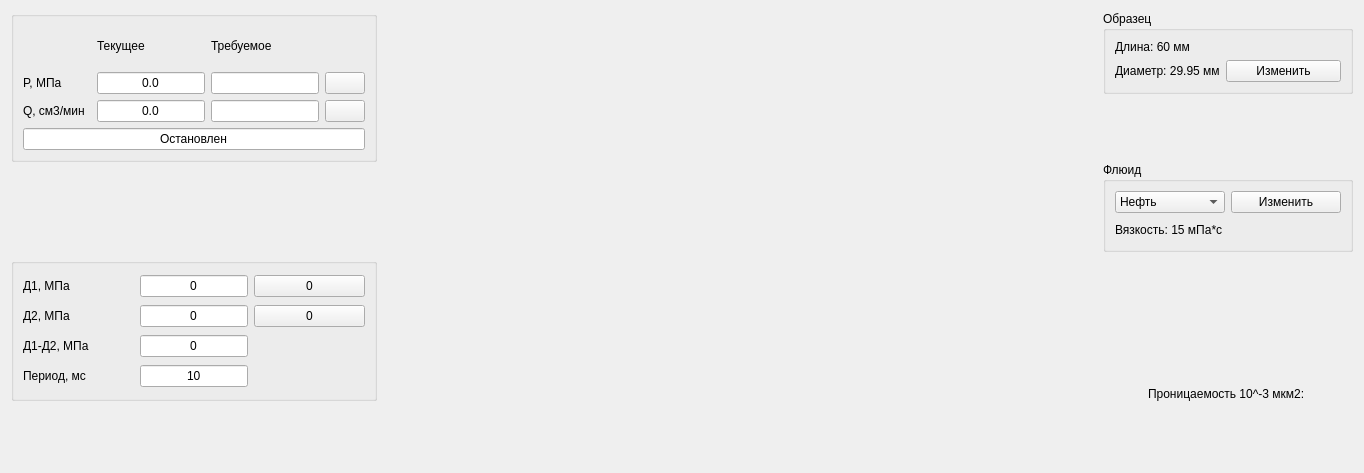
<?xml version="1.0" encoding="UTF-8"?>
<ui version="4.0">
 <class>Widget</class>
 <widget class="QWidget" name="Widget">
  <property name="geometry">
   <rect>
    <x>0</x>
    <y>0</y>
    <width>1364</width>
    <height>473</height>
   </rect>
  </property>
  <property name="windowTitle">
   <string>Расчет проницаемости</string>
  </property>
  <layout class="QGridLayout" name="gridLayout_5">
   <item row="4" column="0" rowspan="2">
    <widget class="QGroupBox" name="groupBox_4">
     <property name="title">
      <string/>
     </property>
     <layout class="QGridLayout" name="gridLayout_4">
      <item row="0" column="0">
       <widget class="QLabel" name="label_3">
        <property name="text">
         <string>Д1, МПа</string>
        </property>
       </widget>
      </item>
      <item row="0" column="1">
       <widget class="QLineEdit" name="lineEdit_D1">
        <property name="sizePolicy">
         <sizepolicy hsizetype="Fixed" vsizetype="Fixed">
          <horstretch>0</horstretch>
          <verstretch>0</verstretch>
         </sizepolicy>
        </property>
        <property name="text">
         <string>0</string>
        </property>
        <property name="alignment">
         <set>Qt::AlignCenter</set>
        </property>
       </widget>
      </item>
      <item row="0" column="2">
       <widget class="QPushButton" name="pushButton_D1_zero">
        <property name="text">
         <string>0</string>
        </property>
       </widget>
      </item>
      <item row="1" column="0">
       <widget class="QLabel" name="label_4">
        <property name="text">
         <string>Д2, МПа</string>
        </property>
       </widget>
      </item>
      <item row="1" column="1">
       <widget class="QLineEdit" name="lineEdit_D2">
        <property name="sizePolicy">
         <sizepolicy hsizetype="Fixed" vsizetype="Fixed">
          <horstretch>0</horstretch>
          <verstretch>0</verstretch>
         </sizepolicy>
        </property>
        <property name="text">
         <string>0</string>
        </property>
        <property name="alignment">
         <set>Qt::AlignCenter</set>
        </property>
       </widget>
      </item>
      <item row="1" column="2">
       <widget class="QPushButton" name="pushButton_D2_zero">
        <property name="text">
         <string>0</string>
        </property>
       </widget>
      </item>
      <item row="2" column="0">
       <widget class="QLabel" name="label_5">
        <property name="text">
         <string>Д1-Д2, МПа</string>
        </property>
       </widget>
      </item>
      <item row="2" column="1">
       <widget class="QLineEdit" name="lineEdit_D2minD1">
        <property name="sizePolicy">
         <sizepolicy hsizetype="Fixed" vsizetype="Fixed">
          <horstretch>0</horstretch>
          <verstretch>0</verstretch>
         </sizepolicy>
        </property>
        <property name="text">
         <string>0</string>
        </property>
        <property name="alignment">
         <set>Qt::AlignCenter</set>
        </property>
       </widget>
      </item>
      <item row="3" column="0">
       <widget class="QLabel" name="label_Period">
        <property name="text">
         <string>Период, мс</string>
        </property>
       </widget>
      </item>
      <item row="3" column="1">
       <widget class="QLineEdit" name="lineEdit_Period">
        <property name="sizePolicy">
         <sizepolicy hsizetype="Fixed" vsizetype="Fixed">
          <horstretch>0</horstretch>
          <verstretch>0</verstretch>
         </sizepolicy>
        </property>
        <property name="text">
         <string>10</string>
        </property>
        <property name="alignment">
         <set>Qt::AlignCenter</set>
        </property>
       </widget>
      </item>
     </layout>
    </widget>
   </item>
   <item row="5" column="2">
    <layout class="QHBoxLayout" name="horizontalLayout_7">
     <item>
      <widget class="QLabel" name="label_permability">
       <property name="sizePolicy">
        <sizepolicy hsizetype="Fixed" vsizetype="Preferred">
         <horstretch>0</horstretch>
         <verstretch>0</verstretch>
        </sizepolicy>
       </property>
       <property name="text">
        <string>Проницаемость 10^-3 мкм2: </string>
       </property>
      </widget>
     </item>
    </layout>
   </item>
   <item row="4" column="2">
    <spacer name="verticalSpacer_4">
     <property name="orientation">
      <enum>Qt::Vertical</enum>
     </property>
     <property name="sizeHint" stdset="0">
      <size>
       <width>20</width>
       <height>123</height>
      </size>
     </property>
    </spacer>
   </item>
   <item row="1" column="2">
    <spacer name="verticalSpacer_3">
     <property name="orientation">
      <enum>Qt::Vertical</enum>
     </property>
     <property name="sizeHint" stdset="0">
      <size>
       <width>20</width>
       <height>32</height>
      </size>
     </property>
    </spacer>
   </item>
   <item row="0" column="2">
    <widget class="QGroupBox" name="groupBox">
     <property name="title">
      <string>Образец</string>
     </property>
     <layout class="QGridLayout" name="gridLayout">
      <item row="0" column="0">
       <widget class="QLabel" name="label_length">
        <property name="sizePolicy">
         <sizepolicy hsizetype="Fixed" vsizetype="Preferred">
          <horstretch>0</horstretch>
          <verstretch>0</verstretch>
         </sizepolicy>
        </property>
        <property name="text">
         <string>Длина: 60 мм</string>
        </property>
       </widget>
      </item>
      <item row="1" column="0">
       <widget class="QLabel" name="label_diameter">
        <property name="sizePolicy">
         <sizepolicy hsizetype="Fixed" vsizetype="Preferred">
          <horstretch>0</horstretch>
          <verstretch>0</verstretch>
         </sizepolicy>
        </property>
        <property name="text">
         <string>Диаметр: 29.95 мм</string>
        </property>
       </widget>
      </item>
      <item row="1" column="1">
       <widget class="QPushButton" name="pushButton_changeSampleParameters">
        <property name="text">
         <string>Изменить</string>
        </property>
       </widget>
      </item>
     </layout>
    </widget>
   </item>
   <item row="0" column="1" rowspan="6">
    <widget class="QLabel" name="label_image">
     <property name="sizePolicy">
      <sizepolicy hsizetype="Expanding" vsizetype="Expanding">
       <horstretch>0</horstretch>
       <verstretch>0</verstretch>
      </sizepolicy>
     </property>
     <property name="text">
      <string/>
     </property>
    </widget>
   </item>
   <item row="6" column="0">
    <spacer name="verticalSpacer_2">
     <property name="orientation">
      <enum>Qt::Vertical</enum>
     </property>
     <property name="sizeHint" stdset="0">
      <size>
       <width>20</width>
       <height>30</height>
      </size>
     </property>
    </spacer>
   </item>
   <item row="2" column="2" rowspan="2">
    <widget class="QGroupBox" name="groupBox_2">
     <property name="title">
      <string>Флюид</string>
     </property>
     <layout class="QGridLayout" name="gridLayout_2">
      <item row="0" column="1">
       <widget class="QPushButton" name="pushButton_changeFluid">
        <property name="text">
         <string>Изменить</string>
        </property>
       </widget>
      </item>
      <item row="0" column="0">
       <widget class="QComboBox" name="comboBox_fiuid">
        <item>
         <property name="text">
          <string>Нефть</string>
         </property>
        </item>
       </widget>
      </item>
      <item row="1" column="0" colspan="2">
       <widget class="QLabel" name="label_fluid">
        <property name="sizePolicy">
         <sizepolicy hsizetype="Fixed" vsizetype="Preferred">
          <horstretch>0</horstretch>
          <verstretch>0</verstretch>
         </sizepolicy>
        </property>
        <property name="text">
         <string>Вязкость: 15 мПа*с</string>
        </property>
       </widget>
      </item>
     </layout>
    </widget>
   </item>
   <item row="6" column="2">
    <spacer name="verticalSpacer_5">
     <property name="orientation">
      <enum>Qt::Vertical</enum>
     </property>
     <property name="sizeHint" stdset="0">
      <size>
       <width>250</width>
       <height>30</height>
      </size>
     </property>
    </spacer>
   </item>
   <item row="6" column="1">
    <spacer name="verticalSpacer_6">
     <property name="orientation">
      <enum>Qt::Vertical</enum>
     </property>
     <property name="sizeHint" stdset="0">
      <size>
       <width>20</width>
       <height>30</height>
      </size>
     </property>
    </spacer>
   </item>
   <item row="3" column="0">
    <spacer name="verticalSpacer">
     <property name="orientation">
      <enum>Qt::Vertical</enum>
     </property>
     <property name="sizeHint" stdset="0">
      <size>
       <width>20</width>
       <height>90</height>
      </size>
     </property>
    </spacer>
   </item>
   <item row="0" column="0" rowspan="3">
    <widget class="QGroupBox" name="groupBox_3">
     <property name="title">
      <string/>
     </property>
     <layout class="QGridLayout" name="gridLayout_3">
      <item row="1" column="0">
       <widget class="QLabel" name="label">
        <property name="text">
         <string>P, МПа</string>
        </property>
       </widget>
      </item>
      <item row="0" column="4">
       <widget class="QLabel" name="label_12">
        <property name="text">
         <string>Требуемое</string>
        </property>
       </widget>
      </item>
      <item row="1" column="5">
       <widget class="QPushButton" name="pushButton_pressure">
        <property name="text">
         <string/>
        </property>
       </widget>
      </item>
      <item row="2" column="0" colspan="2">
       <widget class="QLabel" name="label_2">
        <property name="text">
         <string>Q, см3/мин</string>
        </property>
       </widget>
      </item>
      <item row="1" column="4">
       <widget class="QLineEdit" name="lineEdit_set_value_pressure">
        <property name="sizePolicy">
         <sizepolicy hsizetype="Fixed" vsizetype="Fixed">
          <horstretch>0</horstretch>
          <verstretch>0</verstretch>
         </sizepolicy>
        </property>
        <property name="text">
         <string/>
        </property>
        <property name="alignment">
         <set>Qt::AlignCenter</set>
        </property>
       </widget>
      </item>
      <item row="1" column="3">
       <widget class="QLineEdit" name="lineEdit_current_pressure">
        <property name="sizePolicy">
         <sizepolicy hsizetype="Fixed" vsizetype="Fixed">
          <horstretch>0</horstretch>
          <verstretch>0</verstretch>
         </sizepolicy>
        </property>
        <property name="text">
         <string>0.0</string>
        </property>
        <property name="alignment">
         <set>Qt::AlignCenter</set>
        </property>
       </widget>
      </item>
      <item row="2" column="5">
       <widget class="QPushButton" name="pushButton_flowRate">
        <property name="text">
         <string/>
        </property>
       </widget>
      </item>
      <item row="3" column="0" colspan="6">
       <widget class="QLineEdit" name="lineEdit_PumpMode">
        <property name="text">
         <string>Oстановлен</string>
        </property>
        <property name="alignment">
         <set>Qt::AlignCenter</set>
        </property>
       </widget>
      </item>
      <item row="2" column="4">
       <widget class="QLineEdit" name="lineEdit_set_value_flowRate">
        <property name="sizePolicy">
         <sizepolicy hsizetype="Fixed" vsizetype="Fixed">
          <horstretch>0</horstretch>
          <verstretch>0</verstretch>
         </sizepolicy>
        </property>
        <property name="text">
         <string/>
        </property>
        <property name="alignment">
         <set>Qt::AlignCenter</set>
        </property>
       </widget>
      </item>
      <item row="0" column="3">
       <widget class="QLabel" name="label_6">
        <property name="text">
         <string>Текущее</string>
        </property>
       </widget>
      </item>
      <item row="2" column="3">
       <widget class="QLineEdit" name="lineEdit_current_flowRate">
        <property name="sizePolicy">
         <sizepolicy hsizetype="Fixed" vsizetype="Fixed">
          <horstretch>0</horstretch>
          <verstretch>0</verstretch>
         </sizepolicy>
        </property>
        <property name="text">
         <string>0.0</string>
        </property>
        <property name="alignment">
         <set>Qt::AlignCenter</set>
        </property>
       </widget>
      </item>
     </layout>
    </widget>
   </item>
  </layout>
 </widget>
 <resources/>
 <connections/>
</ui>
